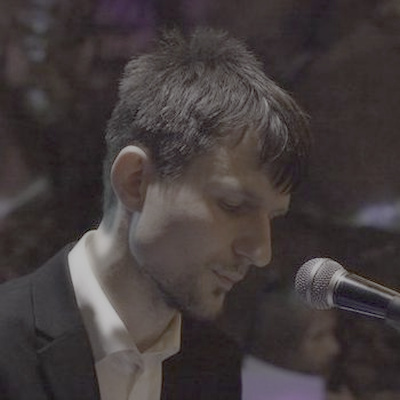
#> input picture ryan_hdr_glow.jpg, 400 x 400 px
$ python hdr_glow.py ryan_hdr_glow.jpg out.png
#> lines starting #> are read from the running program, lines starting #| are printed output that depends on the picture; after the words box and inside, x2 and y2 are one past the last pixel; in counts of white or black regions, pixels touching at a corner belong together
#!/usr/bin/env python3
"""
hdr_glow.py -- make selected pixels of a logo physically glow on HDR displays.

    python3 hdr_glow.py logo.svg out.jpg --glow-nits 1000 --width 1600

Pipeline:
  1. render SVG -> PNG via rsvg-convert (skipped if input is already a raster)
  2. build a mask of "bright" pixels (luma high, saturation low) by default,
     or of a specific colour with --target-hex
  3. sRGB -> linear -> Rec.2020 linear, scale masked pixels to --glow-nits and
     everything else to --sdr-nits, then PQ-encode
  4. write JPEG with the Rec2020+PQ ICC profile embedded

Requires: pip3 install Pillow numpy
Optional: brew install librsvg   (only for .svg input)
"""
import argparse
import os
import shutil
import subprocess
import sys
import tempfile
import numpy as np
from PIL import Image, ImageFilter

# PQ EOTF constants (SMPTE ST 2084)
M1 = 2610 / 16384
M2 = 2523 / 4096 * 128
C1 = 3424 / 4096
C2 = 2413 / 4096 * 32
C3 = 2392 / 4096 * 32

# sRGB(D65) -> XYZ -> Rec2020(D65), no chromatic adaptation needed
SRGB_TO_REC2020 = np.array([
    [0.62740390, 0.32928304, 0.04331307],
    [0.06909729, 0.91954040, 0.01136232],
    [0.01639144, 0.08801331, 0.89559525],
])


def pq_inverse_eotf(nits):
    """Absolute nits -> PQ code value [0,1]."""
    y = np.clip(nits / 10000.0, 0.0, 1.0)
    ym = y ** M1
    return ((C1 + C2 * ym) / (1.0 + C3 * ym)) ** M2


# [9 lines left out: function pq_eotf, not called in this run]


def srgb_to_linear(x):
    """sRGB transfer function to linear."""
    return np.where(x <= 0.04045, x / 12.92, ((x + 0.055) / 1.055) ** 2.4)


# [20 lines left out: function render_svg, not called in this run]


def build_mask(rgb, mode, target_hex, luma_thr, sat_thr):
    """
    Build mask of pixels to push into HDR.
    rgb is float [0,1], HxWx3. Returns bool mask.
    """
    if target_hex:
        # Target specific hex color
        target_hex = target_hex.lstrip('#')
        t = np.array([int(target_hex[i:i + 2], 16) for i in (0, 2, 4)]) / 255.0
        # Allow some tolerance for matching
        return np.all(np.abs(rgb - t) < (12 / 255.0), axis=-1)

    # Compute saturation
    mx = rgb.max(axis=-1)
    mn = rgb.min(axis=-1)
    sat = np.where(mx > 0, (mx - mn) / np.maximum(mx, 1e-6), 0.0)

    # Compute luma
    luma = 0.2126 * rgb[..., 0] + 0.7152 * rgb[..., 1] + 0.0722 * rgb[..., 2]

    if mode == "bright":
        # Select bright, desaturated pixels
        return (luma >= luma_thr) & (sat <= sat_thr)
    elif mode == "saturated":
        # Select saturated pixels (the colored parts)
        return sat > sat_thr
    else:
        raise ValueError(f"Unknown mode: {mode}")


def main():
    parser = argparse.ArgumentParser(description="Make logo pixels glow on HDR displays")
    parser.add_argument("input", help="Input logo file (SVG or raster)")
    parser.add_argument("output", help="Output JPEG file")
    parser.add_argument("--width", type=int, default=1600,
                        help="Output width in pixels (default: 1600)")
    parser.add_argument("--glow-nits", type=float, default=1000.0,
                        help="Peak luminance for glowing pixels (default: 1000)")
    parser.add_argument("--sdr-nits", type=float, default=203.0,
                        help="BT.2408 reference white for graphics (default: 203)")
    parser.add_argument("--mode", choices=["bright", "saturated"], default="saturated",
                        help="Glow mode: bright (light pixels) or saturated (colored pixels)")
    parser.add_argument("--target-hex", default=None,
                        help="Glow this exact colour instead (e.g., F0F0F0)")
    parser.add_argument("--luma-thr", type=float, default=0.75,
                        help="Luminance threshold for bright mode (default: 0.75)")
    parser.add_argument("--sat-thr", type=float, default=0.15,
                        help="Saturation threshold (default: 0.15)")
    parser.add_argument("--icc", default="Rec2020-PQ.icc",
                        help="Path to ICC profile (default: Rec2020-PQ.icc)")
    parser.add_argument("--bg", default="000000",
                        help="Background color for alpha flattening (default: 000000)")
    parser.add_argument("--quality", type=int, default=95,
                        help="JPEG quality (default: 95)")
    parser.add_argument("--feather", type=float, default=0.0,
                        help="Blur radius in px to soften the glow edge (default: 0)")

    args = parser.parse_args()

    # Handle input file
    src = args.input
    tmp_png = None

    if src.lower().endswith(".svg"):
        print(f"Rendering SVG at {args.width}px...")
        tmp_png = render_svg(src, args.width)
        src = tmp_png

    # Load image
    im = Image.open(src)
#> im is the input picture: PIL image 400x400 RGB; mean R, G, B 67.3, 59.8, 60

    # Handle alpha channel - flatten onto background
    if im.mode in ("RGBA", "LA", "P"):
        if im.mode == "P":
            im = im.convert("RGBA")
        elif im.mode == "LA":
            im = im.convert("RGBA")

        # Parse background color
        bg_hex = args.bg.lstrip('#')
        bg = tuple(int(bg_hex[i:i + 2], 16) for i in (0, 2, 4))

        # Create background and paste with alpha
        flat = Image.new("RGB", im.size, bg)
        flat.paste(im, mask=im.split()[-1] if im.mode == "RGBA" else None)
        im = flat
    else:
        im = im.convert("RGB")

    # Resize if needed (and not from SVG which is already sized)
    if im.width != args.width and not tmp_png:
        h = round(im.height * args.width / im.width)
#> h = 1600
        im = im.resize((args.width, h), Image.LANCZOS)
#> im: PIL image 1600x1600 RGB

    # Convert to numpy array
    rgb = np.asarray(im).astype(np.float64) / 255.0

    # Build mask
    mask = build_mask(rgb, args.mode, args.target_hex, args.luma_thr, args.sat_thr)
#> in build_mask, `mx = rgb.max(axis=-1)`:
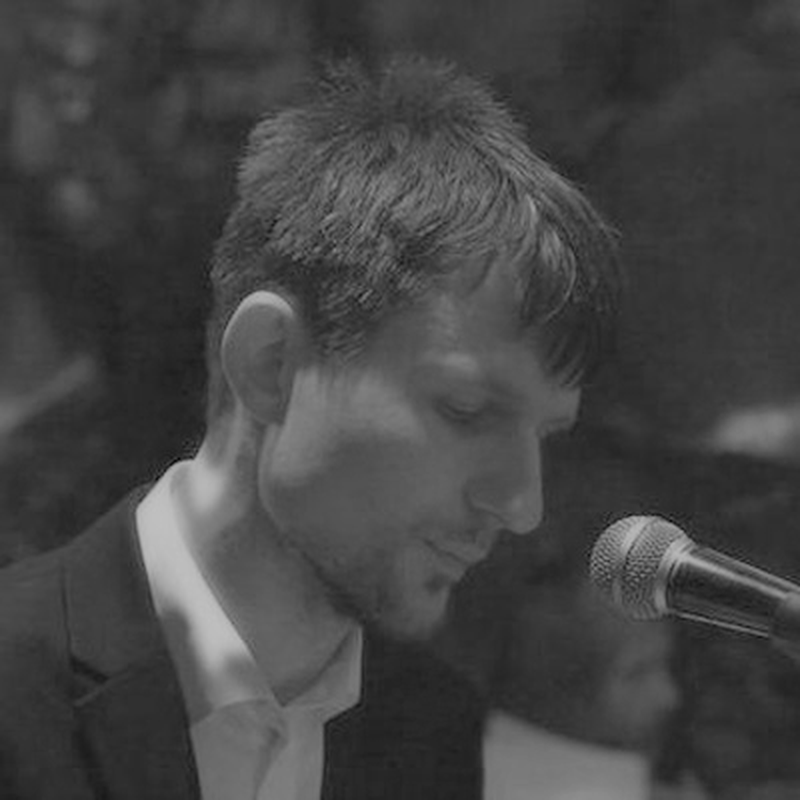
#> mx: shape (1600, 1600) float64 (shown at 1/2 size); min 0.00784, max 0.757, mean 0.265
#> in build_mask, `mn = rgb.min(axis=-1)`:
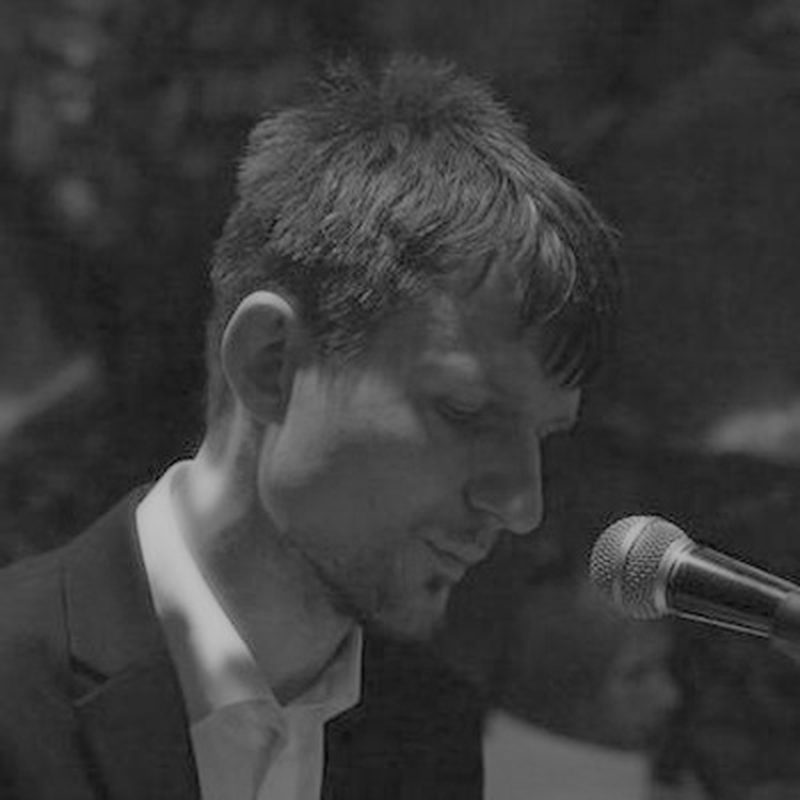
#> mn: shape (1600, 1600) float64 (shown at 1/2 size); min 0, max 0.757, mean 0.228
#> in build_mask, `sat = np.where(mx > 0, (mx - mn) / np.maximum(mx, 1e-6), 0.0)`:
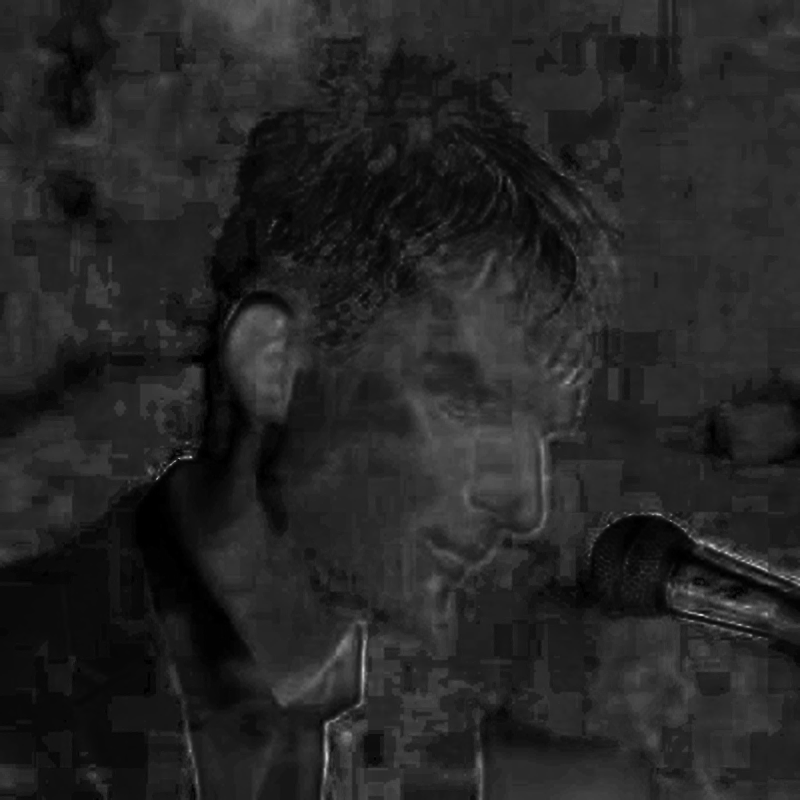
#> sat: shape (1600, 1600) float64 (shown at 1/2 size); min 0, max 1, mean 0.147
#> in build_mask, `return sat > sat_thr`:
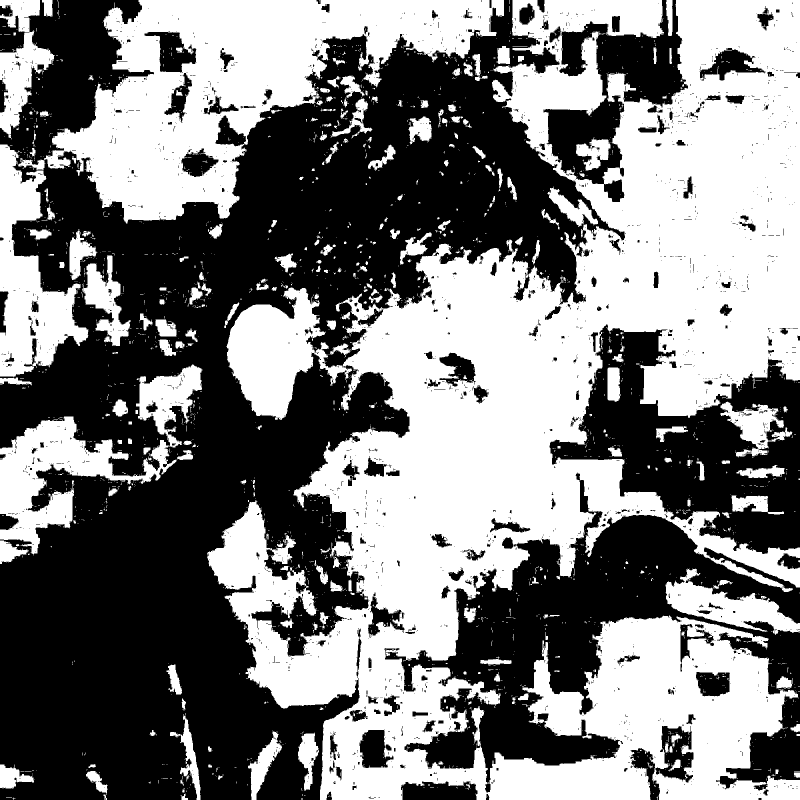
#> returned value: shape (1600, 1600) bool (shown at 1/2 size); 49.3% white; 2336 white regions (2051 under 20 px), largest, box (x1, y1, x2, y2) and area: (414, 0, 1600, 1600) 895308, (88, 0, 1008, 447) 173390, (0, 729, 405, 1111) 43907

    # Report mask coverage
    pct = 100.0 * mask.mean()
#> pct = 49.3
    print(f"Glow mask covers {pct:.1f}% of pixels")
#| Glow mask covers 49.3% of pixels

    if pct == 0:
        print("WARNING: mask is empty, output will be plain SDR")
    if pct > 90:
        print("WARNING: mask covers almost everything, this will just look bright")

    # Convert mask to float and optionally feather
    m = mask.astype(np.float64)

    if args.feather > 0:
        # Apply Gaussian blur to feather the edges
        m_img = Image.fromarray((m * 255).astype(np.uint8))
        m_img = m_img.filter(ImageFilter.GaussianBlur(args.feather))
        m = np.asarray(m_img).astype(np.float64) / 255.0

    # Pipeline: sRGB -> linear -> Rec2020 linear
    lin = srgb_to_linear(rgb)
#> in srgb_to_linear, `return np.where(x <= 0.04045, x / 12.92, ((x + 0.055) / 1.055) ** 2.4)`:
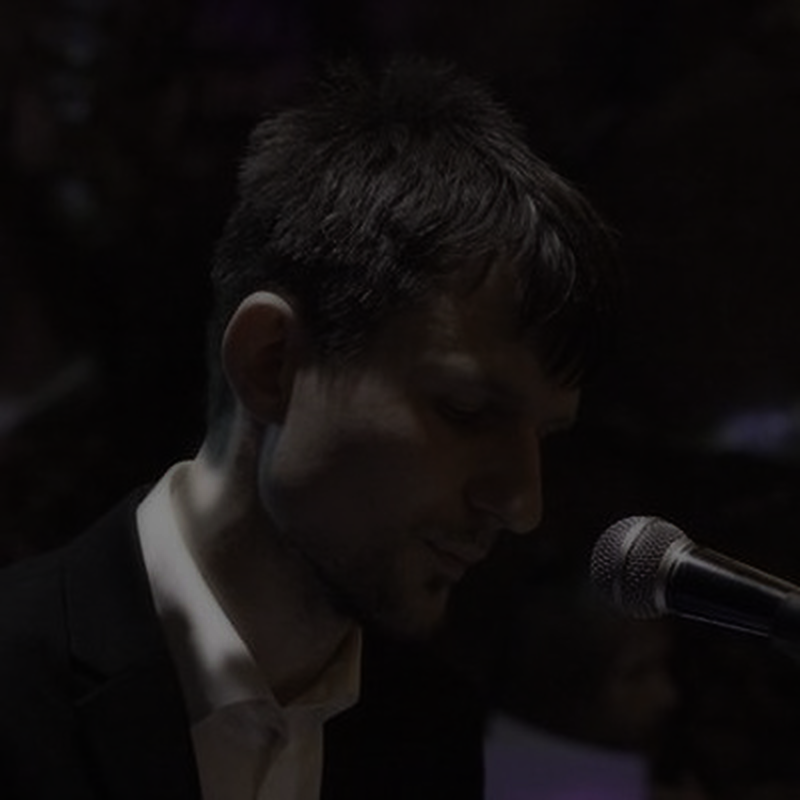
#> returned value: shape (1600, 1600, 3) float64 (shown at 1/2 size); mean of channels 0, 1, 2 0.067, 0.0551, 0.0552; drawn as R, G, B
    lin2020 = np.clip(lin @ SRGB_TO_REC2020.T, 0.0, None)

    # Compute per-pixel target peak luminance
    # Lerp between SDR and glow nits based on mask
    peak = args.sdr_nits + (args.glow_nits - args.sdr_nits) * m

    # Convert to absolute nits
    absolute = lin2020 * peak[..., None]
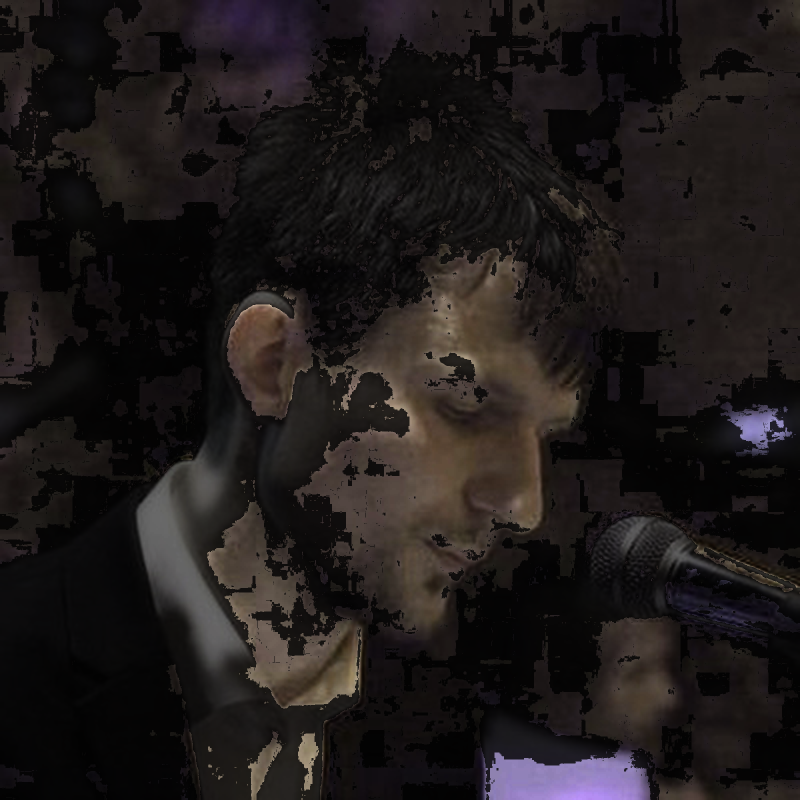
#> absolute: shape (1600, 1600, 3) float64 (shown at 1/2 size); mean R, G, B 31.6, 27, 26.6; drawn with min black and max white

    # PQ encode
    out = pq_inverse_eotf(absolute)
#> in pq_inverse_eotf, `ym = y ** M1`:
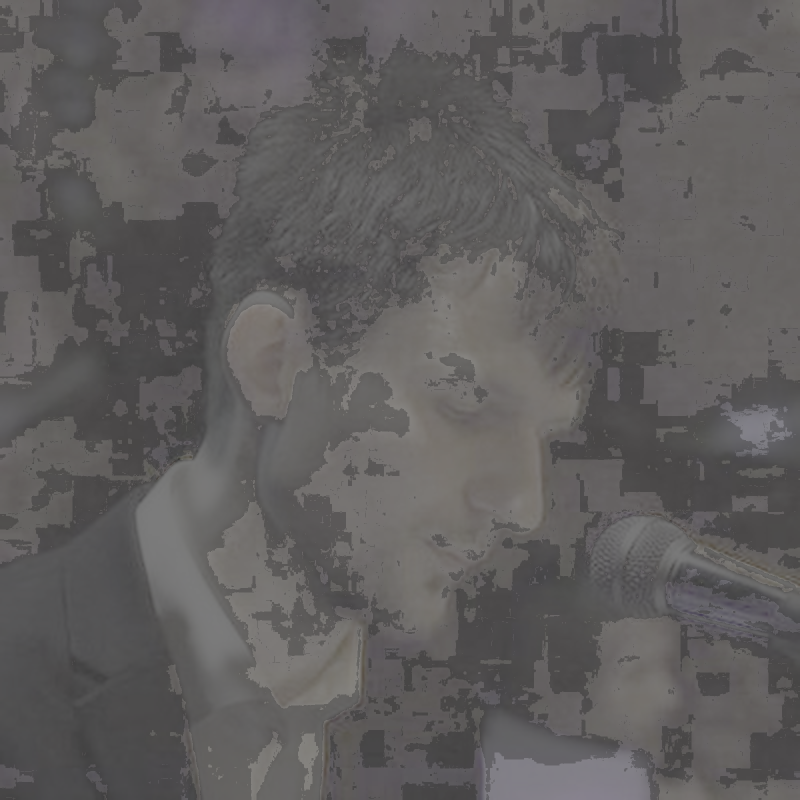
#> ym: shape (1600, 1600, 3) float64 (shown at 1/2 size); mean R, G, B 0.379, 0.37, 0.369

    # Quantize to 8-bit
    out8 = np.clip(np.round(out * 255.0), 0, 255).astype(np.uint8)

    # Load ICC profile
    if not os.path.exists(args.icc):
        print(f"ICC profile not found at {args.icc}")
        print("Generate it first with:  python3 make_pq_icc.py")
#> (the run stopped early here; a loop or call above may not have finished)
